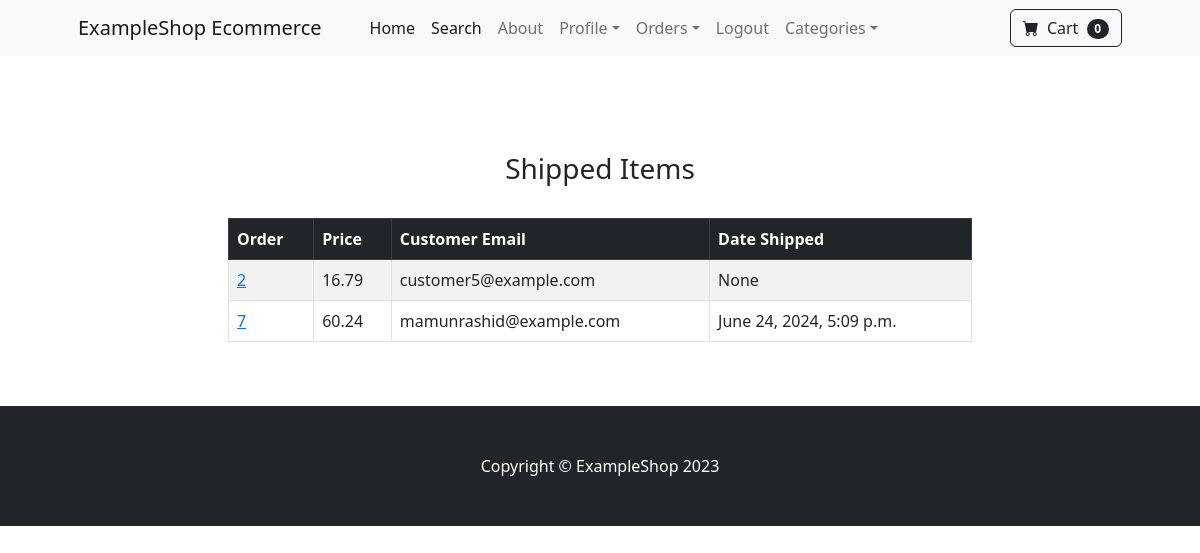
The page /payment/shipped_dash (signed in) on the database its author committed.
### payment/models.py (models this page shows, shortened)
class Order(models.Model):
    user = models.ForeignKey(User, on_delete=models.CASCADE, null=True, blank=True)
    full_name = models.CharField(max_length=250)
    email = models.EmailField(max_length=250)
    shipping_address = models.TextField(max_length=15000)
    amount_paid = models.DecimalField(max_digits=10, decimal_places=2)
    date_ordered = models.DateTimeField(auto_now_add=True)
    shipped = models.BooleanField(default=False)
    date_shipped = models.DateTimeField(blank=True, null=True)

### payment/views.py (the view)
# urls.py: path('shipped_dash', views.shipped_dash, name='shipped_dash'),
def shipped_dash(request):
    if request.user.is_authenticated and request.user.is_superuser:
        orders = Order.objects.filter(shipped=True)
        return render(request, 'payment/shipped_dash.html', {"orders":orders})
    else:
        messages.success(request, "Access Denied!")
        return redirect('home')

### cart/cart.py (called while the page is built)
    def __len__(self):
        return len(self.cart)

### cart/context_processors.py (called while the page is built)
def cart(request):
    return {'cart': Cart(request)}

### payment/templates/payment/shipped_dash.html (shortened to what this page needs)
{% extends "base.html" %}
{% block content %}
<div class="container">
    <div class="row">
        <center>
            <div class="col-8">
                <br><br>
                <h3>Shipped Items</h3>
                <br>
                    <table class="table table-striped table-hover table-bordered">
                        <thead class="table-dark">
                          <tr>
                            <th scope="col">Order</th>
                            <th scope="col">Price</th>
                            <th scope="col">Customer Email</th>
                            <th scope="col">Date Shipped</th>
                          </tr>
                        </thead>
                        <tbody>
                            {% for item in orders %}
                          <tr>
                            <td><a href="{% url 'orders' item.id %}">{{ item.id }}</a></td>
                            <td>{{ item.amount_paid }}</td>
                            <td>{{ item.email }}</td>
                            <td>{{ item.date_shipped }}</td>
                          </tr>
                            {% endfor %}
                        </tbody>
                      </table>
                <br><br>
            </div>
        </center>
    </div>
</div>
{% endblock %}

### rows shown on the page
Order: id "2", amount_paid "16.79", email "customer5@example.com", date_shipped "None"
Order: id "7", amount_paid "60.24", email "mamunrashid@example.com", date_shipped "June 24, 2024, 5:09 p.m."

### other values the page prints
{{ cart|length }} "0"
